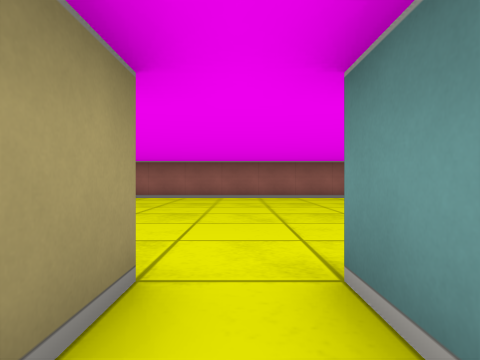
View 1 (above)

22 first-person views from a walk through a cub3D level. The camera is about half as high as the walls, looks level and sees 75° across. The floor is counted in squares. Each view is taken from the middle of a square. On the plan, view 1 faces up. The plan holds only what a view shows up to about 9 squares ahead; the rest is blank.

View 2
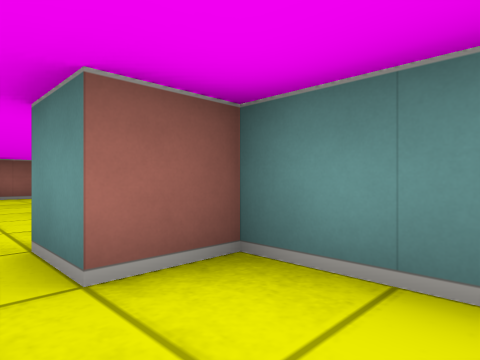

View 3
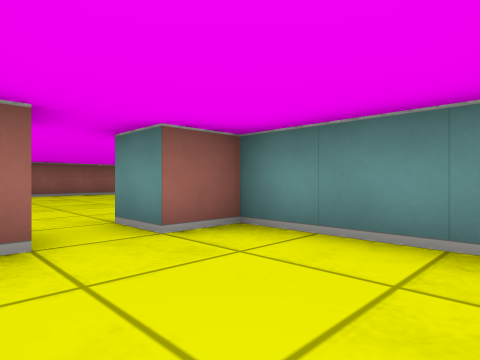

View 4
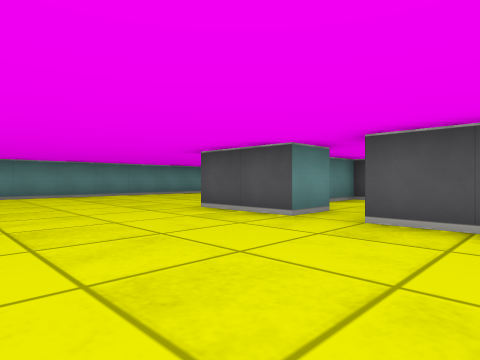

View 5
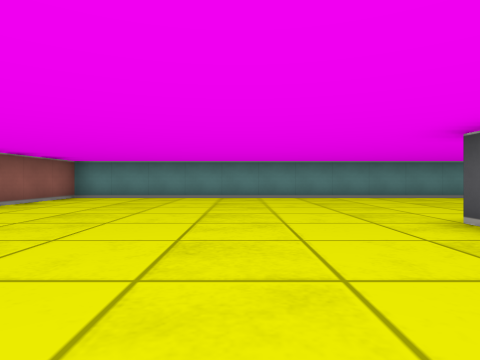

View 6
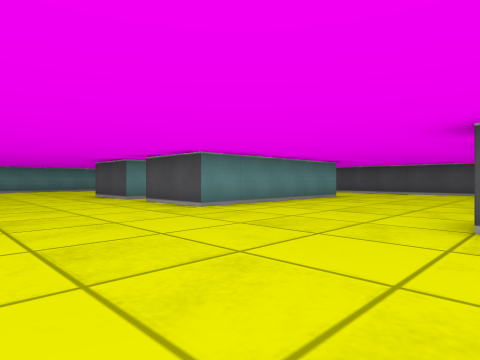

View 7
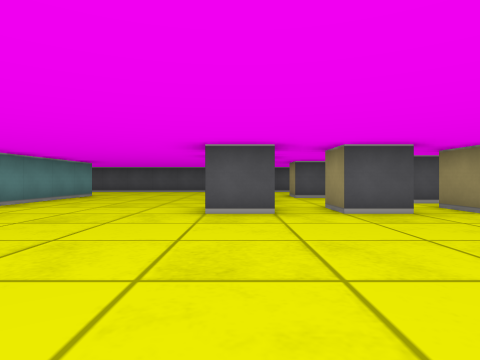

View 8
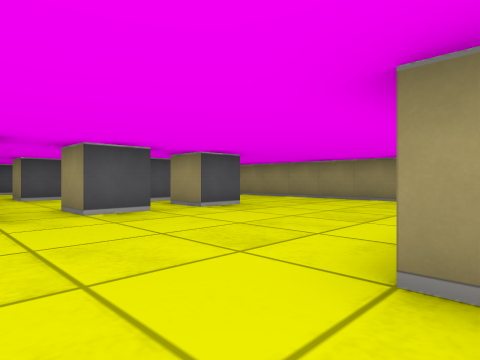

View 9
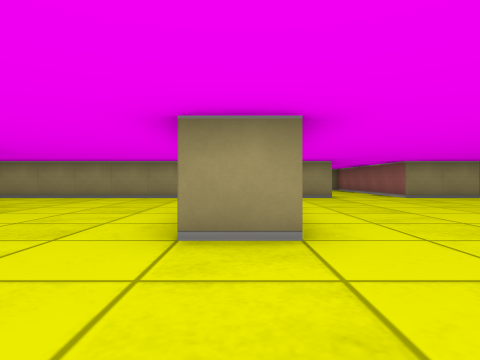

View 10
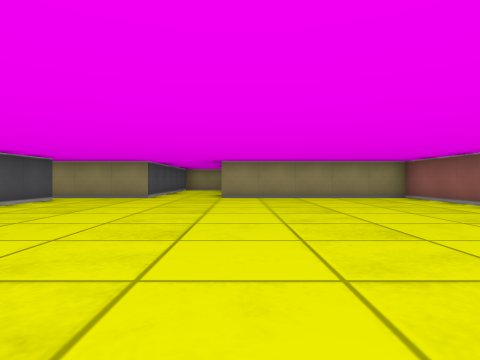

View 11
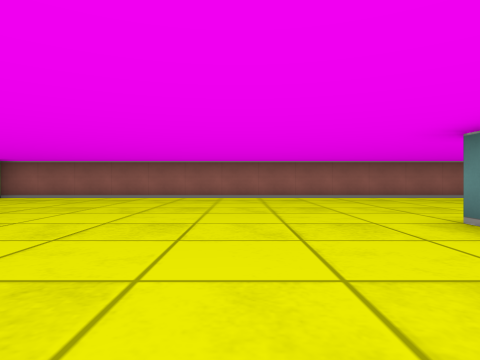

View 12
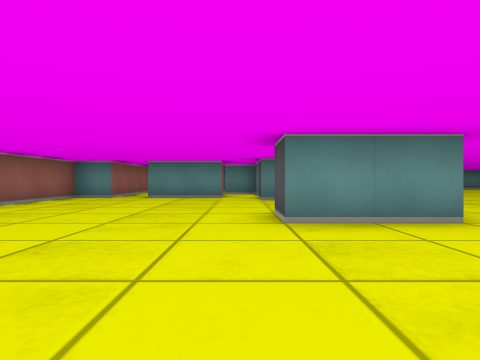

View 13
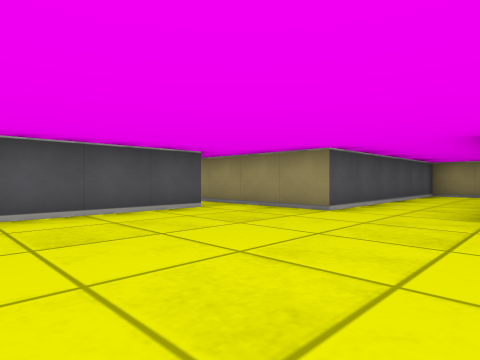

View 14
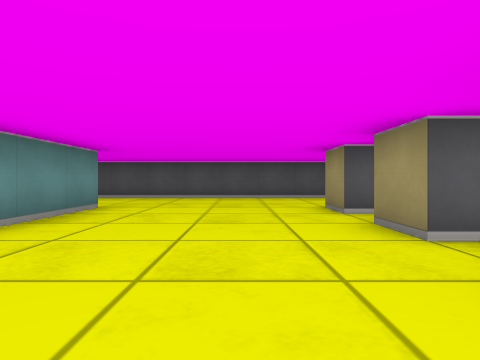

View 15
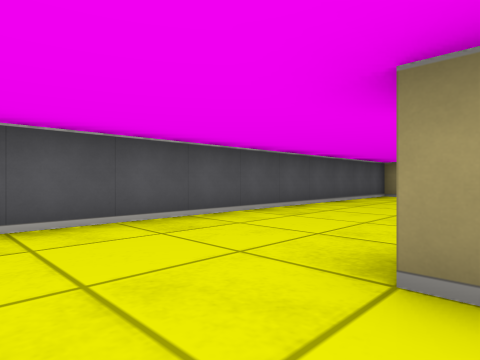

View 16
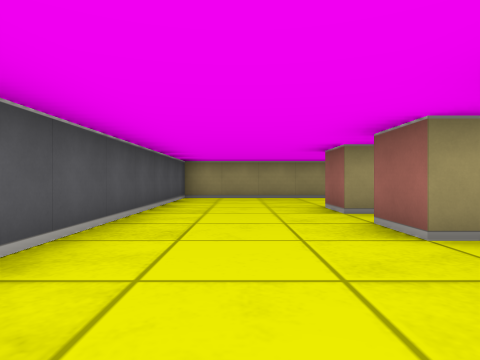

View 17
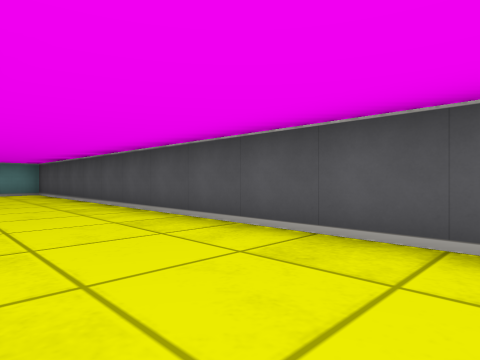

View 18
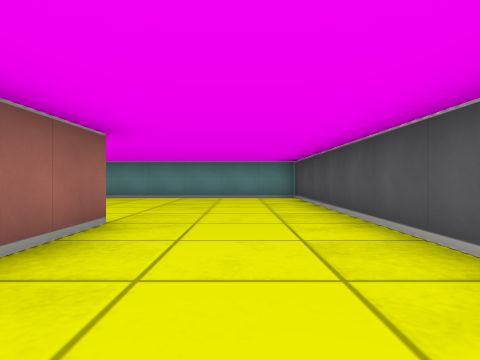

View 19
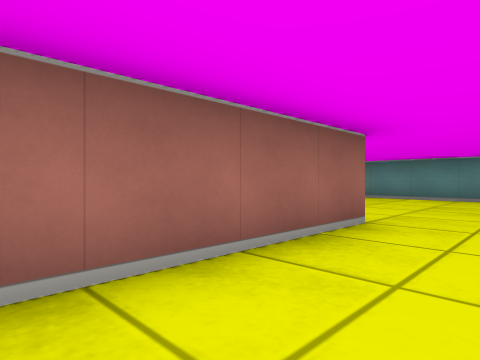

View 20
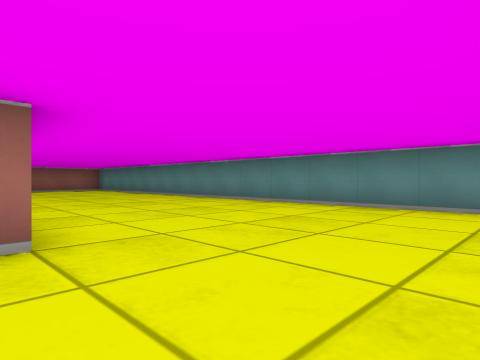

View 21
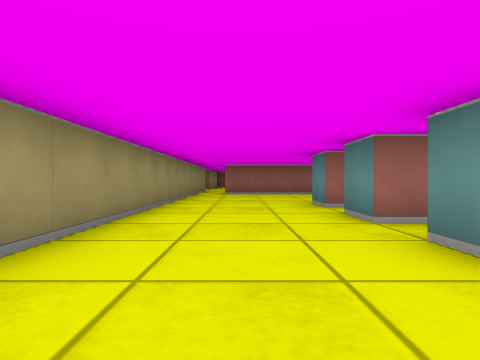

View 22
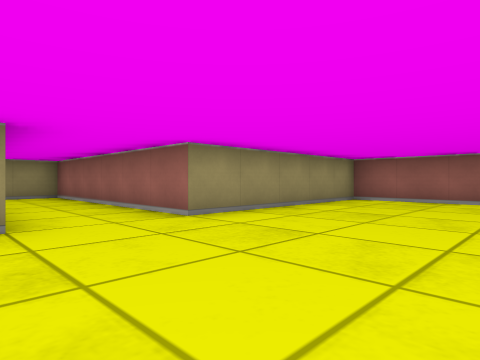

### Floor plan
Points are (right, up) in squares from view 1. A wall is a line through its corners. A room is listed if a view was taken in it or the views show most of it. See-through windows are left out.
Room 1 (views 1, 2, 3)
walls: (1.5, -2.5) (1.5, 0.5) (0.5, 0.5) (0.5, 1.5); (-0.5, 1.5) (-0.5, 0.6)
ways out: opening at (0, 1) to room 2
Room 2 (views 4, 5, 6, 7, 8, 9, 10, 11, 12, 13, 14, 15, 16, 17, 18, 19, 20, 21, 22)
walls: (-7.5, 1.5) (-6.5, 1.5); (-8.5, 6.5) (-8.5, 5.5); (-5.5, 8.4) (-5.5, 10.5) (-4.5, 10.5); (-7, -0.5) (-6.5, -0.5) (-6.5, -1.5); (-9.5, 1.5) (-8.5, 1.5) (-8.5, 0.5); (0.5, 1.5) (2.5, 1.5); (-7, -2.5) (-6.5, -2.5) (-6.5, -3.5); (-11.5, 0.5) (-11.5, 1.5) (-10.5, 1.5) (-10.5, 0.5); (-1.2, 10.5) (-0.8, 10.5); (-9.4, -2.5) (-8.5, -2.5) (-8.5, -3.5) (-9.5, -3.5); (-2.5, -3.5) (-2.5, 1.5) (-0.5, 1.5); (-10.9, -1.5) (-11.5, -1.5) (-11.5, -0.5) (-10.6, -0.5); (-0.5, 11.5) (-0.5, 13.5); (-13.5, 6.5) (-10.5, 6.5); (-10.5, -3) (-10.5, -3.5) (-11.5, -3.5); (2.9, 8.5) (-2.9, 8.5); (-11.5, -3.1) (-11.5, -2.5); (2.5, -3.5) (-0.9, -3.5); (-0.5, 14.5) (-0.5, 15.5) (-14.5, 15.5) (-14.5, 10.5) (-20.5, 10.5) (-20.5, 8.5) (-14.5, 8.5) (-14.5, -6.5) (7.5, -6.5) (7.5, 8.5) (4.8, 8.5)
ways out: opening at (0, 1) to room 1; opening at (-1, 14)

Positions as (right, up) in squares from view 1, and headings:
1: (0, 0), facing up
2: (0, -1), facing up-right
3: (-1, -2), facing up-right
4: (-2, 5), facing down-right
5: (-1, 4), facing right
6: (-7, 5), facing down-right
7: (-7, 6), facing down
8: (-7, 6), facing down-left
9: (-6, 6), facing left
10: (-6, 11), facing left
11: (-8, 7), facing up
12: (-9, 11), facing right
13: (-10, 11), facing down-left
14: (-5, 2), facing down
15: (-5, -3), facing down-left
16: (-6, -5), facing left
17: (-4, -4), facing down-right
18: (-1, -5), facing right
19: (-1, -5), facing up-right
20: (2, -6), facing up-right
21: (-13, -5), facing up
22: (-11, 8), facing up-left
